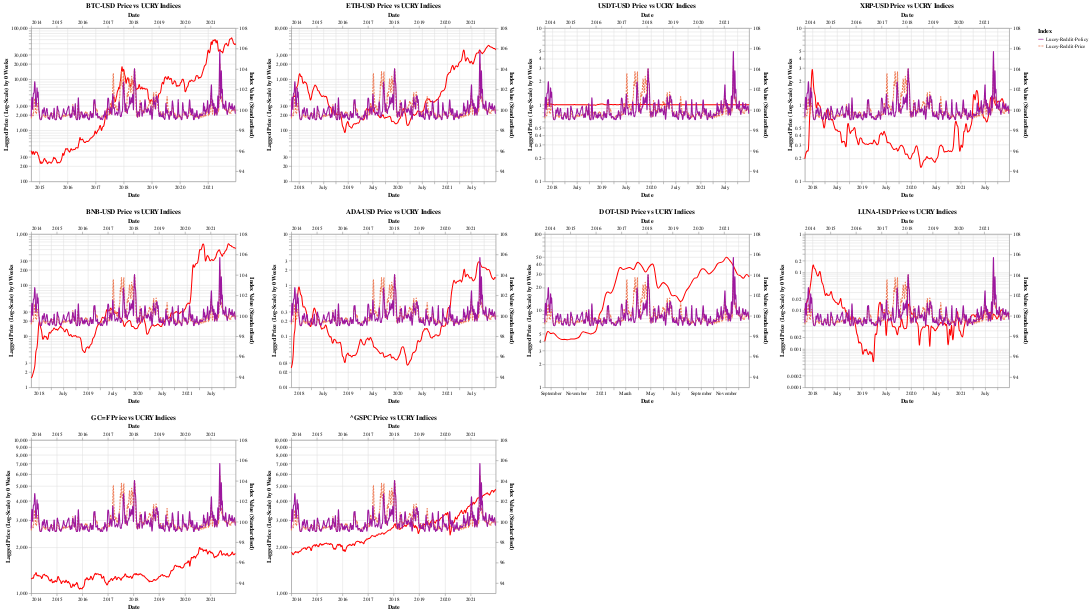

Here is the notebook cell this chart was saved with:
### Markdown cell above
**Prices where h = 0 weeks**

### Code cell
gen_Y_vs_ucry_chart()

### Figure 1 — Vega-Lite specification as saved in the notebook (floating-point values rounded to 4 significant figures; data arrays with more than 128 entries replaced by an {"elided": "..."} marker saying what was removed)
{"config": {"view": {"continuousWidth": 400, "continuousHeight": 300}}, "concat": [{"layer": [{"mark": {"type": "line", "interpolate": "basis"}, "encoding": {"color": {"value": "#FF0000"}, "tooltip": [{"field": "Date", "type": "temporal"}, {"field": "Price", "type": "quantitative"}, {"field": "Ticker", "type": "nominal"}], "x": {"field": "Date", "type": "temporal"}, "y": {"field": "Price", "scale": {"type": "log"}, "title": "Lagged Price (Log-Scale) by 0 Weeks", "type": "quantitative"}}}, {"data": {"name": "data-9193622dbca9102f8eda1e621fa5ecb6"}, "mark": {"type": "line", "interpolate": "basis"}, "encoding": {"color": {"field": "Index", "scale": {"scheme": "plasma"}, "type": "nominal"}, "strokeDash": {"field": "Index", "type": "nominal"}, "tooltip": [{"field": "Date", "type": "temporal"}, {"field": "Index Value (Standardised)", "type": "quantitative"}, {"field": "Index", "type": "nominal"}], "x": {"field": "Date", "type": "temporal"}, "y": {"field": "Index Value (Standardised)", "scale": {"domain": [93, 108]}, "type": "quantitative"}}}], "data": {"name": "data-8d702ff369346fe4ed9c808cb1f06f93"}, "resolve": {"scale": {"x": "independent", "y": "independent"}}, "title": "BTC-USD Price vs UCRY Indices", "transform": [{"filter": "(datum.Ticker === 'BTC-USD')"}]}, {"layer": [{"mark": {"type": "line", "interpolate": "basis"}, "encoding": {"color": {"value": "#FF0000"}, "tooltip": [{"field": "Date", "type": "temporal"}, {"field": "Price", "type": "quantitative"}, {"field": "Ticker", "type": "nominal"}], "x": {"field": "Date", "type": "temporal"}, "y": {"field": "Price", "scale": {"type": "log"}, "title": "Lagged Price (Log-Scale) by 0 Weeks", "type": "quantitative"}}}, {"data": {"name": "data-9193622dbca9102f8eda1e621fa5ecb6"}, "mark": {"type": "line", "interpolate": "basis"}, "encoding": {"color": {"field": "Index", "scale": {"scheme": "plasma"}, "type": "nominal"}, "strokeDash": {"field": "Index", "type": "nominal"}, "tooltip": [{"field": "Date", "type": "temporal"}, {"field": "Index Value (Standardised)", "type": "quantitative"}, {"field": "Index", "type": "nominal"}], "x": {"field": "Date", "type": "temporal"}, "y": {"field": "Index Value (Standardised)", "scale": {"domain": [93, 108]}, "type": "quantitative"}}}], "data": {"name": "data-8d702ff369346fe4ed9c808cb1f06f93"}, "resolve": {"scale": {"x": "independent", "y": "independent"}}, "title": "ETH-USD Price vs UCRY Indices", "transform": [{"filter": "(datum.Ticker === 'ETH-USD')"}]}, {"layer": [{"mark": {"type": "line", "interpolate": "basis"}, "encoding": {"color": {"value": "#FF0000"}, "tooltip": [{"field": "Date", "type": "temporal"}, {"field": "Price", "type": "quantitative"}, {"field": "Ticker", "type": "nominal"}], "x": {"field": "Date", "type": "temporal"}, "y": {"field": "Price", "scale": {"type": "log"}, "title": "Lagged Price (Log-Scale) by 0 Weeks", "type": "quantitative"}}}, {"data": {"name": "data-9193622dbca9102f8eda1e621fa5ecb6"}, "mark": {"type": "line", "interpolate": "basis"}, "encoding": {"color": {"field": "Index", "scale": {"scheme": "plasma"}, "type": "nominal"}, "strokeDash": {"field": "Index", "type": "nominal"}, "tooltip": [{"field": "Date", "type": "temporal"}, {"field": "Index Value (Standardised)", "type": "quantitative"}, {"field": "Index", "type": "nominal"}], "x": {"field": "Date", "type": "temporal"}, "y": {"field": "Index Value (Standardised)", "scale": {"domain": [93, 108]}, "type": "quantitative"}}}], "data": {"name": "data-8d702ff369346fe4ed9c808cb1f06f93"}, "resolve": {"scale": {"x": "independent", "y": "independent"}}, "title": "USDT-USD Price vs UCRY Indices", "transform": [{"filter": "(datum.Ticker === 'USDT-USD')"}]}, {"layer": [{"mark": {"type": "line", "interpolate": "basis"}, "encoding": {"color": {"value": "#FF0000"}, "tooltip": [{"field": "Date", "type": "temporal"}, {"field": "Price", "type": "quantitative"}, {"field": "Ticker", "type": "nominal"}], "x": {"field": "Date", "type": "temporal"}, "y": {"field": "Price", "scale": {"type": "log"}, "title": "Lagged Price (Log-Scale) by 0 Weeks", "type": "quantitative"}}}, {"data": {"name": "data-9193622dbca9102f8eda1e621fa5ecb6"}, "mark": {"type": "line", "interpolate": "basis"}, "encoding": {"color": {"field": "Index", "scale": {"scheme": "plasma"}, "type": "nominal"}, "strokeDash": {"field": "Index", "type": "nominal"}, "tooltip": [{"field": "Date", "type": "temporal"}, {"field": "Index Value (Standardised)", "type": "quantitative"}, {"field": "Index", "type": "nominal"}], "x": {"field": "Date", "type": "temporal"}, "y": {"field": "Index Value (Standardised)", "scale": {"domain": [93, 108]}, "type": "quantitative"}}}], "data": {"name": "data-8d702ff369346fe4ed9c808cb1f06f93"}, "resolve": {"scale": {"x": "independent", "y": "independent"}}, "title": "XRP-USD Price vs UCRY Indices", "transform": [{"filter": "(datum.Ticker === 'XRP-USD')"}]}, {"layer": [{"mark": {"type": "line", "interpolate": "basis"}, "encoding": {"color": {"value": "#FF0000"}, "tooltip": [{"field": "Date", "type": "temporal"}, {"field": "Price", "type": "quantitative"}, {"field": "Ticker", "type": "nominal"}], "x": {"field": "Date", "type": "temporal"}, "y": {"field": "Price", "scale": {"type": "log"}, "title": "Lagged Price (Log-Scale) by 0 Weeks", "type": "quantitative"}}}, {"data": {"name": "data-9193622dbca9102f8eda1e621fa5ecb6"}, "mark": {"type": "line", "interpolate": "basis"}, "encoding": {"color": {"field": "Index", "scale": {"scheme": "plasma"}, "type": "nominal"}, "strokeDash": {"field": "Index", "type": "nominal"}, "tooltip": [{"field": "Date", "type": "temporal"}, {"field": "Index Value (Standardised)", "type": "quantitative"}, {"field": "Index", "type": "nominal"}], "x": {"field": "Date", "type": "temporal"}, "y": {"field": "Index Value (Standardised)", "scale": {"domain": [93, 108]}, "type": "quantitative"}}}], "data": {"name": "data-8d702ff369346fe4ed9c808cb1f06f93"}, "resolve": {"scale": {"x": "independent", "y": "independent"}}, "title": "BNB-USD Price vs UCRY Indices", "transform": [{"filter": "(datum.Ticker === 'BNB-USD')"}]}, {"layer": [{"mark": {"type": "line", "interpolate": "basis"}, "encoding": {"color": {"value": "#FF0000"}, "tooltip": [{"field": "Date", "type": "temporal"}, {"field": "Price", "type": "quantitative"}, {"field": "Ticker", "type": "nominal"}], "x": {"field": "Date", "type": "temporal"}, "y": {"field": "Price", "scale": {"type": "log"}, "title": "Lagged Price (Log-Scale) by 0 Weeks", "type": "quantitative"}}}, {"data": {"name": "data-9193622dbca9102f8eda1e621fa5ecb6"}, "mark": {"type": "line", "interpolate": "basis"}, "encoding": {"color": {"field": "Index", "scale": {"scheme": "plasma"}, "type": "nominal"}, "strokeDash": {"field": "Index", "type": "nominal"}, "tooltip": [{"field": "Date", "type": "temporal"}, {"field": "Index Value (Standardised)", "type": "quantitative"}, {"field": "Index", "type": "nominal"}], "x": {"field": "Date", "type": "temporal"}, "y": {"field": "Index Value (Standardised)", "scale": {"domain": [93, 108]}, "type": "quantitative"}}}], "data": {"name": "data-8d702ff369346fe4ed9c808cb1f06f93"}, "resolve": {"scale": {"x": "independent", "y": "independent"}}, "title": "ADA-USD Price vs UCRY Indices", "transform": [{"filter": "(datum.Ticker === 'ADA-USD')"}]}, {"layer": [{"mark": {"type": "line", "interpolate": "basis"}, "encoding": {"color": {"value": "#FF0000"}, "tooltip": [{"field": "Date", "type": "temporal"}, {"field": "Price", "type": "quantitative"}, {"field": "Ticker", "type": "nominal"}], "x": {"field": "Date", "type": "temporal"}, "y": {"field": "Price", "scale": {"type": "log"}, "title": "Lagged Price (Log-Scale) by 0 Weeks", "type": "quantitative"}}}, {"data": {"name": "data-9193622dbca9102f8eda1e621fa5ecb6"}, "mark": {"type": "line", "interpolate": "basis"}, "encoding": {"color": {"field": "Index", "scale": {"scheme": "plasma"}, "type": "nominal"}, "strokeDash": {"field": "Index", "type": "nominal"}, "tooltip": [{"field": "Date", "type": "temporal"}, {"field": "Index Value (Standardised)", "type": "quantitative"}, {"field": "Index", "type": "nominal"}], "x": {"field": "Date", "type": "temporal"}, "y": {"field": "Index Value (Standardised)", "scale": {"domain": [93, 108]}, "type": "quantitative"}}}], "data": {"name": "data-8d702ff369346fe4ed9c808cb1f06f93"}, "resolve": {"scale": {"x": "independent", "y": "independent"}}, "title": "DOT-USD Price vs UCRY Indices", "transform": [{"filter": "(datum.Ticker === 'DOT-USD')"}]}, {"layer": [{"mark": {"type": "line", "interpolate": "basis"}, "encoding": {"color": {"value": "#FF0000"}, "tooltip": [{"field": "Date", "type": "temporal"}, {"field": "Price", "type": "quantitative"}, {"field": "Ticker", "type": "nominal"}], "x": {"field": "Date", "type": "temporal"}, "y": {"field": "Price", "scale": {"type": "log"}, "title": "Lagged Price (Log-Scale) by 0 Weeks", "type": "quantitative"}}}, {"data": {"name": "data-9193622dbca9102f8eda1e621fa5ecb6"}, "mark": {"type": "line", "interpolate": "basis"}, "encoding": {"color": {"field": "Index", "scale": {"scheme": "plasma"}, "type": "nominal"}, "strokeDash": {"field": "Index", "type": "nominal"}, "tooltip": [{"field": "Date", "type": "temporal"}, {"field": "Index Value (Standardised)", "type": "quantitative"}, {"field": "Index", "type": "nominal"}], "x": {"field": "Date", "type": "temporal"}, "y": {"field": "Index Value (Standardised)", "scale": {"domain": [93, 108]}, "type": "quantitative"}}}], "data": {"name": "data-8d702ff369346fe4ed9c808cb1f06f93"}, "resolve": {"scale": {"x": "independent", "y": "independent"}}, "title": "LUNA-USD Price vs UCRY Indices", "transform": [{"filter": "(datum.Ticker === 'LUNA-USD')"}]}, {"layer": [{"mark": {"type": "line", "interpolate": "basis"}, "encoding": {"color": {"value": "#FF0000"}, "tooltip": [{"field": "Date", "type": "temporal"}, {"field": "Price", "type": "quantitative"}, {"field": "Ticker", "type": "nominal"}], "x": {"field": "Date", "type": "temporal"}, "y": {"field": "Price", "scale": {"type": "log"}, "title": "Lagged Price (Log-Scale) by 0 Weeks", "type": "quantitative"}}}, {"data": {"name": "data-9193622dbca9102f8eda1e621fa5ecb6"}, "mark": {"type": "line", "interpolate": "basis"}, "encoding": {"color": {"field": "Index", "scale": {"scheme": "plasma"}, "type": "nominal"}, "strokeDash": {"field": "Index", "type": "nominal"}, "tooltip": [{"field": "Date", "type": "temporal"}, {"field": "Index Value (Standardised)", "type": "quantitative"}, {"field": "Index", "type": "nominal"}], "x": {"field": "Date", "type": "temporal"}, "y": {"field": "Index Value (Standardised)", "scale": {"domain": [93, 108]}, "type": "quantitative"}}}], "data": {"name": "data-8d702ff369346fe4ed9c808cb1f06f93"}, "resolve": {"scale": {"x": "independent", "y": "independent"}}, "title": "GC=F Price vs UCRY Indices", "transform": [{"filter": "(datum.Ticker === 'GC=F')"}]}, {"layer": [{"mark": {"type": "line", "interpolate": "basis"}, "encoding": {"color": {"value": "#FF0000"}, "tooltip": [{"field": "Date", "type": "temporal"}, {"field": "Price", "type": "quantitative"}, {"field": "Ticker", "type": "nominal"}], "x": {"field": "Date", "type": "temporal"}, "y": {"field": "Price", "scale": {"type": "log"}, "title": "Lagged Price (Log-Scale) by 0 Weeks", "type": "quantitative"}}}, {"data": {"name": "data-9193622dbca9102f8eda1e621fa5ecb6"}, "mark": {"type": "line", "interpolate": "basis"}, "encoding": {"color": {"field": "Index", "scale": {"scheme": "plasma"}, "type": "nominal"}, "strokeDash": {"field": "Index", "type": "nominal"}, "tooltip": [{"field": "Date", "type": "temporal"}, {"field": "Index Value (Standardised)", "type": "quantitative"}, {"field": "Index", "type": "nominal"}], "x": {"field": "Date", "type": "temporal"}, "y": {"field": "Index Value (Standardised)", "scale": {"domain": [93, 108]}, "type": "quantitative"}}}], "data": {"name": "data-8d702ff369346fe4ed9c808cb1f06f93"}, "resolve": {"scale": {"x": "independent", "y": "independent"}}, "title": "^GSPC Price vs UCRY Indices", "transform": [{"filter": "(datum.Ticker === '^GSPC')"}]}], "columns": 4, "$schema": "https://vega.github.io/schema/vega-lite/v4.17.0.json", "datasets": {"data-8d702ff369346fe4ed9c808cb1f06f93": {"elided": "2591 records"}, "data-9193622dbca9102f8eda1e621fa5ecb6": {"elided": "836 records"}}}
